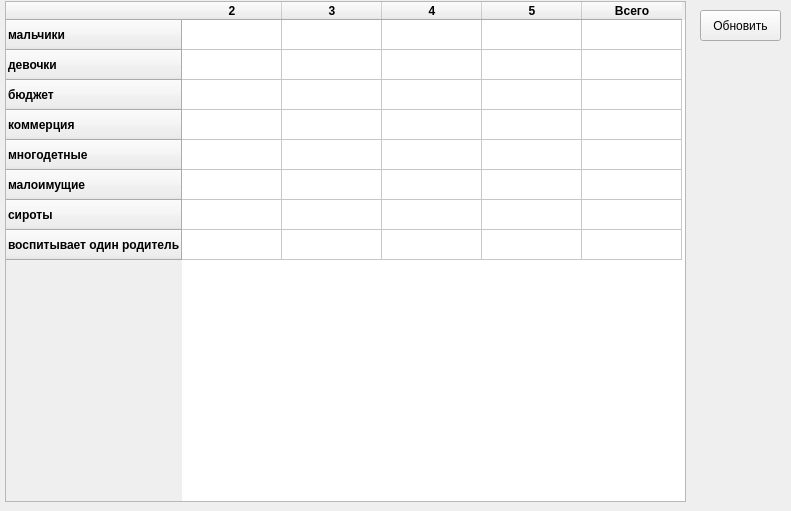
<?xml version="1.0" encoding="UTF-8"?>
<ui version="4.0">
 <class>Form</class>
 <widget class="QWidget" name="Form">
  <property name="geometry">
   <rect>
    <x>0</x>
    <y>0</y>
    <width>791</width>
    <height>511</height>
   </rect>
  </property>
  <property name="windowTitle">
   <string>Form</string>
  </property>
  <widget class="QTableWidget" name="statisitc_table">
   <property name="geometry">
    <rect>
     <x>5</x>
     <y>1</y>
     <width>681</width>
     <height>501</height>
    </rect>
   </property>
   <row>
    <property name="text">
     <string>мальчики</string>
    </property>
    <property name="font">
     <font>
      <weight>75</weight>
      <bold>true</bold>
     </font>
    </property>
   </row>
   <row>
    <property name="text">
     <string>девочки</string>
    </property>
    <property name="font">
     <font>
      <weight>75</weight>
      <bold>true</bold>
     </font>
    </property>
   </row>
   <row>
    <property name="text">
     <string>бюджет</string>
    </property>
    <property name="font">
     <font>
      <weight>75</weight>
      <bold>true</bold>
     </font>
    </property>
   </row>
   <row>
    <property name="text">
     <string>коммерция</string>
    </property>
    <property name="font">
     <font>
      <weight>75</weight>
      <bold>true</bold>
     </font>
    </property>
   </row>
   <row>
    <property name="text">
     <string>многодетные</string>
    </property>
    <property name="font">
     <font>
      <weight>75</weight>
      <bold>true</bold>
     </font>
    </property>
   </row>
   <row>
    <property name="text">
     <string>малоимущие</string>
    </property>
    <property name="font">
     <font>
      <weight>75</weight>
      <bold>true</bold>
     </font>
    </property>
   </row>
   <row>
    <property name="text">
     <string>сироты</string>
    </property>
    <property name="font">
     <font>
      <weight>75</weight>
      <bold>true</bold>
     </font>
    </property>
   </row>
   <row>
    <property name="text">
     <string>воспитывает один родитель</string>
    </property>
    <property name="font">
     <font>
      <weight>75</weight>
      <bold>true</bold>
     </font>
    </property>
   </row>
   <column>
    <property name="text">
     <string>2</string>
    </property>
    <property name="font">
     <font>
      <weight>75</weight>
      <bold>true</bold>
     </font>
    </property>
   </column>
   <column>
    <property name="text">
     <string>3</string>
    </property>
    <property name="font">
     <font>
      <weight>75</weight>
      <bold>true</bold>
     </font>
    </property>
   </column>
   <column>
    <property name="text">
     <string>4</string>
    </property>
    <property name="font">
     <font>
      <weight>75</weight>
      <bold>true</bold>
     </font>
    </property>
   </column>
   <column>
    <property name="text">
     <string>5</string>
    </property>
    <property name="font">
     <font>
      <weight>75</weight>
      <bold>true</bold>
     </font>
    </property>
   </column>
   <column>
    <property name="text">
     <string>Всего</string>
    </property>
    <property name="font">
     <font>
      <weight>75</weight>
      <bold>true</bold>
     </font>
    </property>
   </column>
  </widget>
  <widget class="QPushButton" name="refresh_btn">
   <property name="geometry">
    <rect>
     <x>700</x>
     <y>10</y>
     <width>81</width>
     <height>31</height>
    </rect>
   </property>
   <property name="text">
    <string>Обновить</string>
   </property>
  </widget>
 </widget>
 <resources/>
 <connections/>
</ui>
